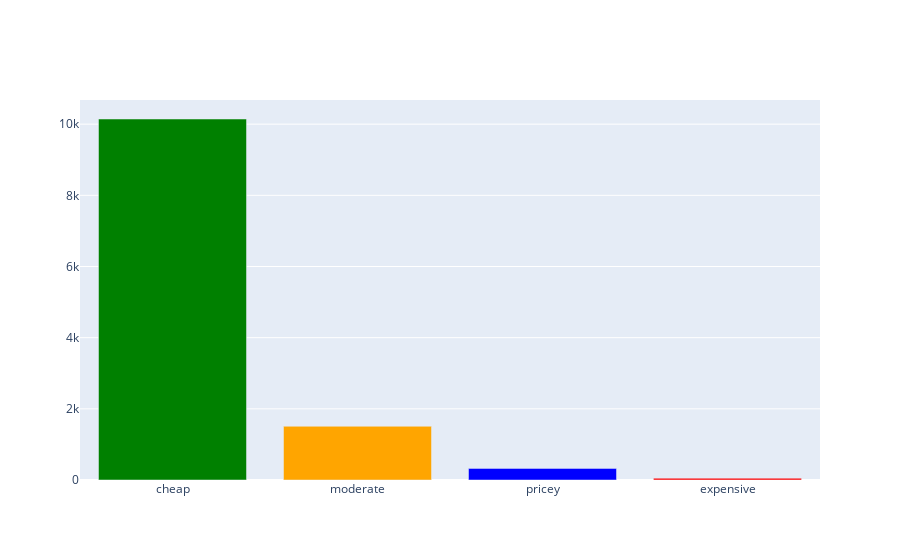

Notebook code for this chart:
### Code cell
#Location wise price comparison
bins = [0,500,1000,2500,float("inf")]
groups = ['cheap','moderate','pricey','expensive']
dataset_df['Cost'] = pd.cut(dataset_df['Price for 2'], bins,labels=groups)
yc = dataset_df['Cost'].value_counts().tolist()
colors = ['green','orange','blue','red']
fig = go.Figure(data=[go.Bar(x=groups,y=yc,marker_color=colors)])
fig.show()

### Figure 1 — Plotly figure (JSON) as saved in the notebook; plotly's stock layout.template omitted (floating-point values rounded to 4 significant figures)
{"data": [{"marker": {"color": ["green", "orange", "blue", "red"]}, "type": "bar", "x": ["cheap", "moderate", "pricey", "expensive"], "y": [10145, 1510, 326, 51]}], "layout": {}}
